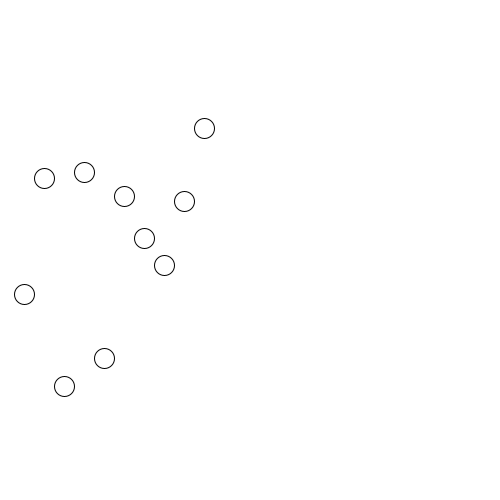
Frame 1 (no input)
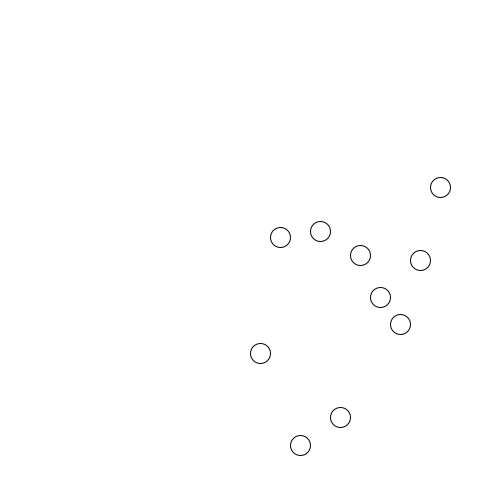
Frame 60 (the mouse pressed at the canvas centre just before this capture)
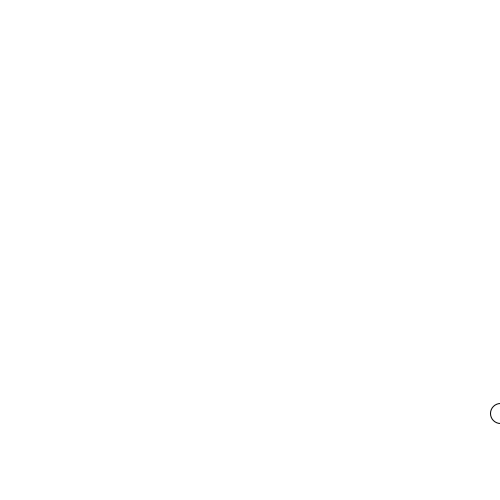
Frame 120 (the mouse held since frame 60 and released just before this capture)

The Processing sketch that drew these frames (run headless with seeded random() and noise(); from frame 60 on, the mouse is pressed at the canvas centre):

// Processing sketch: Task4
// ── Task4.pde
Circle[] circles = new Circle[10];

void setup() {
  size(500, 500);

  //circles[0] = new Circle(200,100);
  //circles[0].display();

  for (int i = 0; i < circles.length; i++) {
    float x = 20 + i * 20;
    float y = random(100, 400);
    circles[i] = new Circle(x, y);
  }
}

void draw(){
  background(255);
  for(Circle c : circles){
    c.move(4, 1);
  
  }

}

// ── Circle.pde
class Circle{
  float xposition;
  float yposition;
  
  Circle(float x, float y){
    xposition = x;
    yposition = y;
  }
  
  
  void display(){
    ellipse(xposition, yposition, 20, 20);
  
  }
  
  void move(float x2, float y2) {
    xposition += x2;
    yposition += y2;
    display();
  }
}
